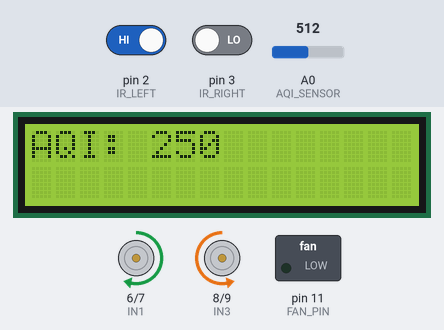
Bench run of a sketch on a simulated Arduino Uno, built with avr-gcc and run on an emulated ATmega328P. On the bench: 16×2 character LCD, motor-driver pin pairs drawn as motors (green arrow = first pin HIGH = forward, orange = second pin HIGH = backward, longer = more drive, scaled by the enable pin), switched loads named in the sketch (green lamp = pin HIGH). Inputs (shaded band) come from the test bench; at power-on: A0 (AQI_SENSOR) = 512, pin 3 (IR_RIGHT) LOW, pin 2 (IR_LEFT) HIGH.

Above: at 3.2 s.
3.3 s: A0 (AQI_SENSOR) set to 521
At 3.7 s:
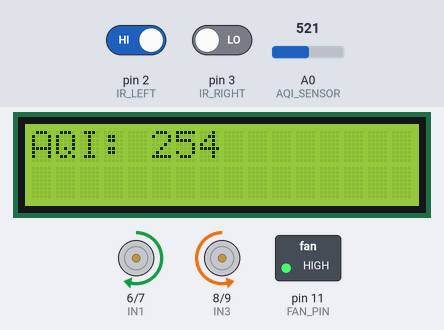
4.8 s: pin 3 (IR_RIGHT) driven HIGH
At 5.2 s:
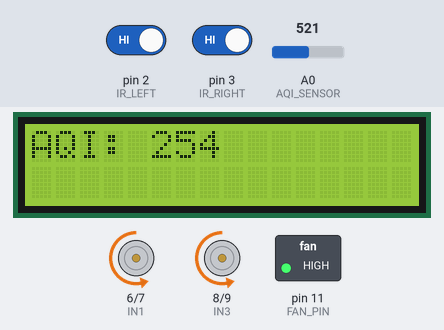
7.8 s: A0 (AQI_SENSOR) set to 511
At 8.2 s:
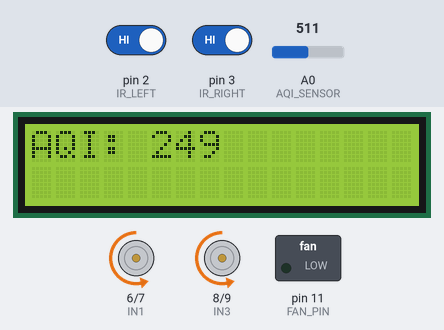
10.8 s: pin 2 (IR_LEFT) driven LOW
At 11.3 s:
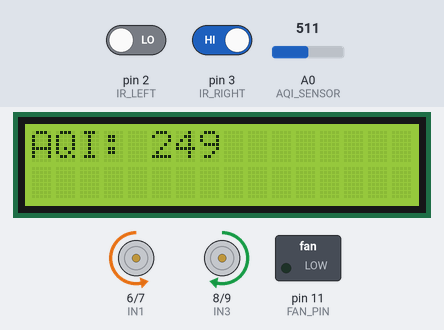
12.3 s: A0 (AQI_SENSOR) set to 716
At 13.3 s:
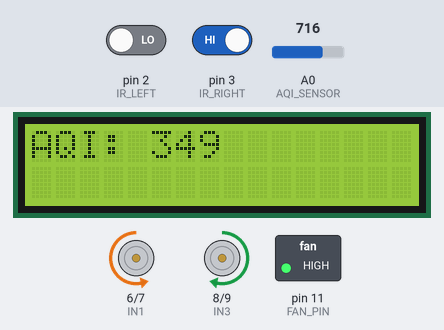
13.8 s: pin 3 (IR_RIGHT) driven LOW
At 14.3 s:
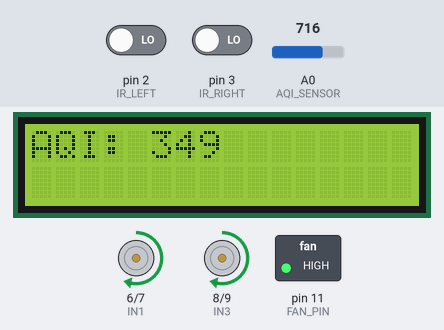
Timing chart, 0 to 16.3 s (numbered marks = the images above; inputs shaded):
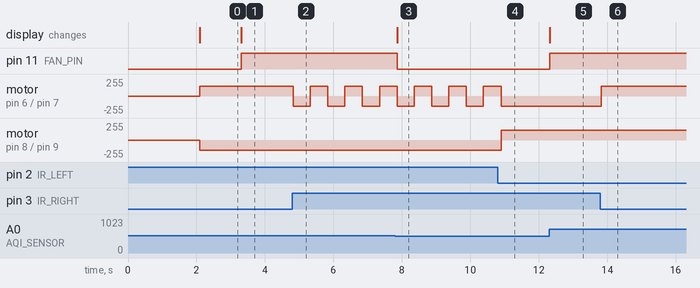

The sketch:

kyo_code.ino
```cpp
#include <Wire.h>
#include <LiquidCrystal_I2C.h>


#define ENA 5   //Enable left
#define IN1 6   // Left forward
#define IN2 7   // Left backward
#define IN3 8   // Right forward
#define IN4 9   // Right backward
#define ENB 10  // Enable right


#define FAN_PIN 11


#define IR_LEFT 2
#define IR_RIGHT 3


#define AQI_SENSOR A0


LiquidCrystal_I2C lcd(0x27, 16, 2);

void setup() {
    pinMode(ENA, OUTPUT);
    pinMode(ENB, OUTPUT);
    pinMode(IN1, OUTPUT);
    pinMode(IN2, OUTPUT);
    pinMode(IN3, OUTPUT);
    pinMode(IN4, OUTPUT);

    pinMode(FAN_PIN, OUTPUT);

    pinMode(IR_LEFT, INPUT);
    pinMode(IR_RIGHT, INPUT);

    pinMode(AQI_SENSOR, INPUT);

    lcd.init();
    lcd.backlight();

    lcd.setCursor(0, 0);
    lcd.print("Kyo Air Purifier");
    delay(2000);
    lcd.clear();
}

void loop() {
    int leftSensor = digitalRead(IR_LEFT);
    int rightSensor = digitalRead(IR_RIGHT);
    int airQuality = analogRead(AQI_SENSOR);

    int AQI = map(airQuality, 0, 1023, 0, 500);

    lcd.setCursor(0, 0);
    lcd.print("AQI: ");
    lcd.print(AQI);
    lcd.print("    ");

    if (AQI > 250) {
        digitalWrite(FAN_PIN, HIGH);
    } else {
        digitalWrite(FAN_PIN, LOW);
    }
    //If AQI is above 250, the air purifier will turn on


    if (leftSensor == LOW && rightSensor == LOW) {
        moveForward();
    }
    else if (leftSensor == LOW && rightSensor == HIGH) {
        turnLeft();
    }
    else if (leftSensor == HIGH && rightSensor == LOW) {
        turnRight();
    }
    else {
        moveBackward();
        delay(500);
        turnRight();
        delay(500);
    }
}

void moveForward() {
    analogWrite(ENA, 150);
    analogWrite(ENB, 150);
    digitalWrite(IN1, HIGH);
    digitalWrite(IN2, LOW);
    digitalWrite(IN3, HIGH);
    digitalWrite(IN4, LOW);
}

void moveBackward() {
    analogWrite(ENA, 150);
    analogWrite(ENB, 150);
    digitalWrite(IN1, LOW);
    digitalWrite(IN2, HIGH);
    digitalWrite(IN3, LOW);
    digitalWrite(IN4, HIGH);
}

void turnLeft() {
    analogWrite(ENA, 150);
    analogWrite(ENB, 150);
    digitalWrite(IN1, LOW);
    digitalWrite(IN2, HIGH);
    digitalWrite(IN3, HIGH);
    digitalWrite(IN4, LOW);
}

void turnRight() {
    analogWrite(ENA, 150);
    analogWrite(ENB, 150);
    digitalWrite(IN1, HIGH);
    digitalWrite(IN2, LOW);
    digitalWrite(IN3, LOW);
    digitalWrite(IN4, HIGH);
}
```

Measured:
- the behaviour switches between 513 and 514 on A0 (AQI_SENSOR) (found by bisection; images 0 and 1)
- after the input at 3.3 s, pin 11 (FAN_PIN): LOW → HIGH at once; the display: changes at once (image 1)
- after the input at 4.8 s, motor on pin 6 (IN1) / pin 7 (IN2): alternates forward 150/255 for 0.51 s and backward 150/255 for 0.50 s, starting at once
- after the input at 7.8 s, pin 11 (FAN_PIN): HIGH → LOW after 0.06 s; the display: changes after 0.06 s (image 3)
- after the input at 10.8 s, motor on pin 6 (IN1) / pin 7 (IN2): goes on until 10.9 s, then stays backward 150/255; motor on pin 8 (IN3) / pin 9 (IN4): backward 150/255 → forward 150/255 after 0.10 s
- after the input at 12.3 s, pin 11 (FAN_PIN): LOW → HIGH at once; the display: changes at once (image 5)
- after the input at 13.8 s, motor on pin 6 (IN1) / pin 7 (IN2): backward 150/255 → forward 150/255 at once
